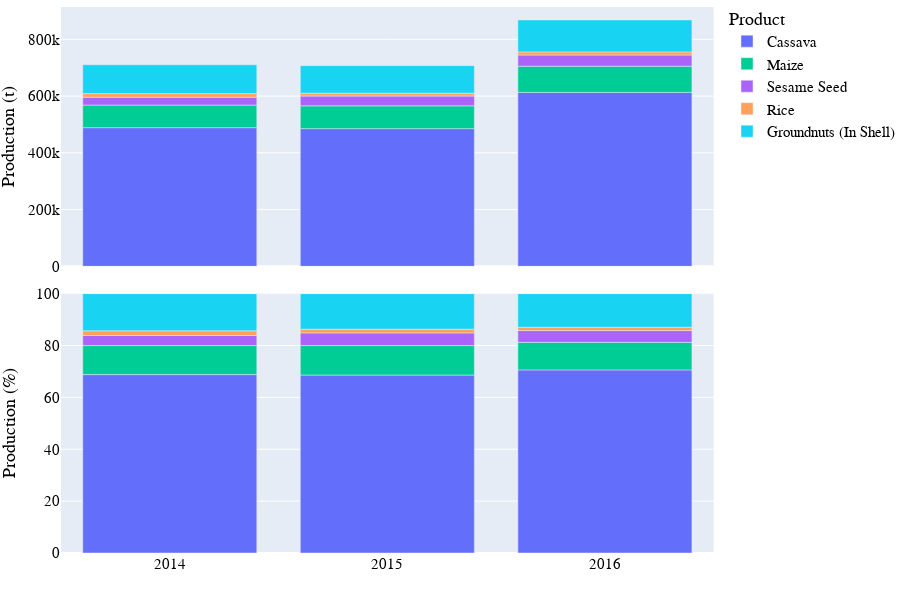

The notebook cell saved with this chart:
### Markdown cell above
# Visualization of production data

### Code cell
# Bar chart of national crop production
country_iso, country_name = 'CF', 'Central African Republic'
df = pd.read_csv('../data/crop/adm_crop_production_%s.csv' % country_iso, index_col=0)
df['year'] = df['harvest_year']
year = [df['year'].min(), df['year'].max()]
product_order = ['Cassava', 'Groundnuts', 'Maize', 'Sesame Seed', 'Rice']
for season_name in ['Main']:
    footnote = 'National crop production in %s - %s' % (country_name, season_name)
    fn_save = '../figures/%s_bar_natgrainprod_%s.png' % (country_iso, season_name)
    sub = df[df['season_name'] == season_name]
    fig = PlotBarProduction(sub, year, product_order, footnote)#, fn_save)
    fig.show()

### Figure 1 — Plotly figure (JSON) as saved in the notebook; plotly's stock layout.template omitted (floating-point values rounded to 4 significant figures)
{"data": [{"alignmentgroup": "True", "hovertemplate": "product=Cassava<br>season_name=Main<br>type=orig_unit<br>year=%{x}<br>value=%{y}<extra></extra>", "legendgroup": "Cassava", "marker": {"color": "#636efa", "pattern": {"shape": ""}}, "name": "Cassava", "offsetgroup": "Cassava", "orientation": "v", "showlegend": true, "textposition": "auto", "type": "bar", "x": [2014, 2015, 2016], "xaxis": "x2", "y": [488700.0, 485200.0, 612900.0], "yaxis": "y2"}, {"alignmentgroup": "True", "hovertemplate": "product=Cassava<br>season_name=Main<br>type=percent<br>year=%{x}<br>value=%{y}<extra></extra>", "legendgroup": "Cassava", "marker": {"color": "#636efa", "pattern": {"shape": ""}}, "name": "Cassava", "offsetgroup": "Cassava", "orientation": "v", "showlegend": false, "textposition": "auto", "type": "bar", "x": [2014, 2015, 2016], "xaxis": "x", "y": [68.79, 68.62, 70.6], "yaxis": "y"}, {"alignmentgroup": "True", "hovertemplate": "product=Maize<br>season_name=Main<br>type=orig_unit<br>year=%{x}<br>value=%{y}<extra></extra>", "legendgroup": "Maize", "marker": {"color": "#00cc96", "pattern": {"shape": ""}}, "name": "Maize", "offsetgroup": "Maize", "orientation": "v", "showlegend": true, "textposition": "auto", "type": "bar", "x": [2014, 2015, 2016], "xaxis": "x2", "y": [79595, 80450.0, 92360.0], "yaxis": "y2"}, {"alignmentgroup": "True", "hovertemplate": "product=Maize<br>season_name=Main<br>type=percent<br>year=%{x}<br>value=%{y}<extra></extra>", "legendgroup": "Maize", "marker": {"color": "#00cc96", "pattern": {"shape": ""}}, "name": "Maize", "offsetgroup": "Maize", "orientation": "v", "showlegend": false, "textposition": "auto", "type": "bar", "x": [2014, 2015, 2016], "xaxis": "x", "y": [11.2, 11.38, 10.64], "yaxis": "y"}, {"alignmentgroup": "True", "hovertemplate": "product=Sesame Seed<br>season_name=Main<br>type=orig_unit<br>year=%{x}<br>value=%{y}<extra></extra>", "legendgroup": "Sesame Seed", "marker": {"color": "#ab63fa", "pattern": {"shape": ""}}, "name": "Sesame Seed", "offsetgroup": "Sesame Seed", "orientation": "v", "showlegend": true, "textposition": "auto", "type": "bar", "x": [2014, 2015, 2016], "xaxis": "x2", "y": [27510.0, 34470.0, 39420.0], "yaxis": "y2"}, {"alignmentgroup": "True", "hovertemplate": "product=Sesame Seed<br>season_name=Main<br>type=percent<br>year=%{x}<br>value=%{y}<extra></extra>", "legendgroup": "Sesame Seed", "marker": {"color": "#ab63fa", "pattern": {"shape": ""}}, "name": "Sesame Seed", "offsetgroup": "Sesame Seed", "orientation": "v", "showlegend": false, "textposition": "auto", "type": "bar", "x": [2014, 2015, 2016], "xaxis": "x", "y": [3.873, 4.874, 4.541], "yaxis": "y"}, {"alignmentgroup": "True", "hovertemplate": "product=Rice<br>season_name=Main<br>type=orig_unit<br>year=%{x}<br>value=%{y}<extra></extra>", "legendgroup": "Rice", "marker": {"color": "#FFA15A", "pattern": {"shape": ""}}, "name": "Rice", "offsetgroup": "Rice", "orientation": "v", "showlegend": true, "textposition": "auto", "type": "bar", "x": [2014, 2015, 2016], "xaxis": "x2", "y": [12822, 10180.0, 10990.0], "yaxis": "y2"}, {"alignmentgroup": "True", "hovertemplate": "product=Rice<br>season_name=Main<br>type=percent<br>year=%{x}<br>value=%{y}<extra></extra>", "legendgroup": "Rice", "marker": {"color": "#FFA15A", "pattern": {"shape": ""}}, "name": "Rice", "offsetgroup": "Rice", "orientation": "v", "showlegend": false, "textposition": "auto", "type": "bar", "x": [2014, 2015, 2016], "xaxis": "x", "y": [1.805, 1.44, 1.266], "yaxis": "y"}, {"alignmentgroup": "True", "hovertemplate": "product=Groundnuts (In Shell)<br>season_name=Main<br>type=orig_unit<br>year=%{x}<br>value=%{y}<extra></extra>", "legendgroup": "Groundnuts (In Shell)", "marker": {"color": "#19d3f3", "pattern": {"shape": ""}}, "name": "Groundnuts (In Shell)", "offsetgroup": "Groundnuts (In Shell)", "orientation": "v", "showlegend": true, "textposition": "auto", "type": "bar", "x": [2014, 2015, 2016], "xaxis": "x2", "y": [101800.0, 96830.0, 112400.0], "yaxis": "y2"}, {"alignmentgroup": "True", "hovertemplate": "product=Groundnuts (In Shell)<br>season_name=Main<br>type=percent<br>year=%{x}<br>value=%{y}<extra></extra>", "legendgroup": "Groundnuts (In Shell)", "marker": {"color": "#19d3f3", "pattern": {"shape": ""}}, "name": "Groundnuts (In Shell)", "offsetgroup": "Groundnuts (In Shell)", "orientation": "v", "showlegend": false, "textposition": "auto", "type": "bar", "x": [2014, 2015, 2016], "xaxis": "x", "y": [14.33, 13.69, 12.95], "yaxis": "y"}], "layout": {"annotations": [{"showarrow": false, "text": "", "textangle": 90, "x": 0.98, "xanchor": "left", "xref": "paper", "y": 0.2375, "yanchor": "middle", "yref": "paper"}, {"showarrow": false, "text": "", "textangle": 90, "x": 0.98, "xanchor": "left", "xref": "paper", "y": 0.7625, "yanchor": "middle", "yref": "paper"}, {"align": "left", "font": {"color": "dimgrey", "family": "arial", "size": 15}, "showarrow": false, "text": "National crop production in Central African Republic - Main", "x": 0, "xref": "paper", "y": -0.13, "yref": "paper"}], "barmode": "relative", "font": {"color": "black", "family": "arial", "size": 15}, "height": 600, "legend": {"title": {"text": "Product"}, "tracegroupgap": 0, "x": 1, "y": 1.01}, "margin": {"b": 0, "l": 0, "r": 0, "t": 0}, "width": 900, "xaxis": {"anchor": "y", "domain": [0, 0.98], "dtick": 1, "range": [2014.0, 2016.0], "title": {"text": ""}}, "xaxis2": {"anchor": "y2", "domain": [0, 0.98], "matches": "x", "showticklabels": false}, "yaxis": {"anchor": "x", "domain": [0, 0.475], "range": [0, 100], "title": {"text": "Production (%)"}}, "yaxis2": {"anchor": "x2", "domain": [0.525, 1], "title": {"text": "Production (t)"}}}}
